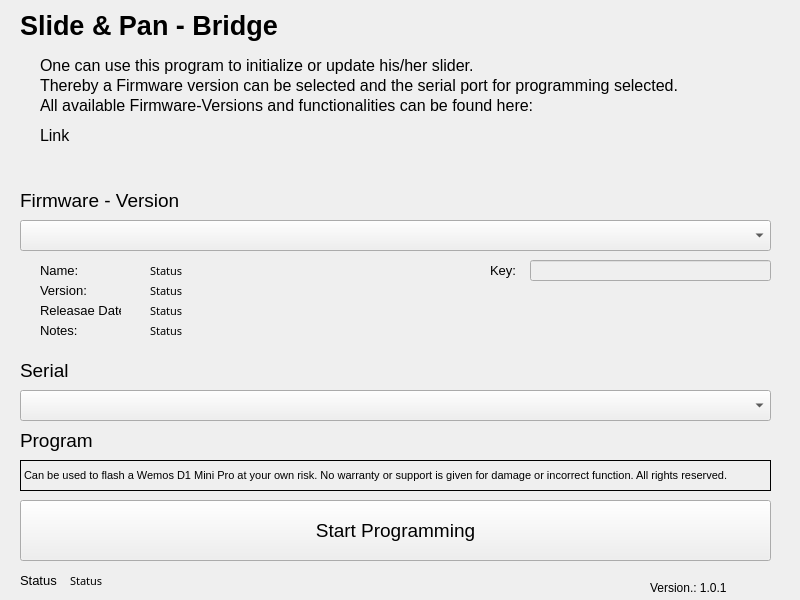
<?xml version="1.0" encoding="UTF-8"?>
<ui version="4.0">
 <class>MainWindow</class>
 <widget class="QMainWindow" name="MainWindow">
  <property name="geometry">
   <rect>
    <x>0</x>
    <y>0</y>
    <width>800</width>
    <height>600</height>
   </rect>
  </property>
  <property name="sizePolicy">
   <sizepolicy hsizetype="Fixed" vsizetype="Fixed">
    <horstretch>0</horstretch>
    <verstretch>0</verstretch>
   </sizepolicy>
  </property>
  <property name="minimumSize">
   <size>
    <width>800</width>
    <height>600</height>
   </size>
  </property>
  <property name="maximumSize">
   <size>
    <width>800</width>
    <height>600</height>
   </size>
  </property>
  <property name="windowTitle">
   <string>Slide &amp; Pan - Bridge</string>
  </property>
  <widget class="QWidget" name="centralwidget">
   <widget class="QMdiArea" name="mdiArea_3">
    <property name="geometry">
     <rect>
      <x>920</x>
      <y>0</y>
      <width>461</width>
      <height>551</height>
     </rect>
    </property>
    <property name="background">
     <brush brushstyle="SolidPattern">
      <color alpha="255">
       <red>177</red>
       <green>160</green>
       <blue>160</blue>
      </color>
     </brush>
    </property>
   </widget>
   <widget class="QLabel" name="label">
    <property name="geometry">
     <rect>
      <x>20</x>
      <y>190</y>
      <width>401</width>
      <height>21</height>
     </rect>
    </property>
    <property name="font">
     <font>
      <family>MS Shell Dlg 2</family>
      <pointsize>14</pointsize>
     </font>
    </property>
    <property name="text">
     <string>Firmware - Version</string>
    </property>
   </widget>
   <widget class="QComboBox" name="comboBoxVersion">
    <property name="geometry">
     <rect>
      <x>20</x>
      <y>220</y>
      <width>751</width>
      <height>31</height>
     </rect>
    </property>
    <property name="font">
     <font>
      <pointsize>14</pointsize>
     </font>
    </property>
   </widget>
   <widget class="QLabel" name="label_2">
    <property name="geometry">
     <rect>
      <x>20</x>
      <y>360</y>
      <width>471</width>
      <height>21</height>
     </rect>
    </property>
    <property name="font">
     <font>
      <family>MS Shell Dlg 2</family>
      <pointsize>14</pointsize>
     </font>
    </property>
    <property name="text">
     <string>Serial</string>
    </property>
   </widget>
   <widget class="QComboBox" name="comboBoxSerial">
    <property name="geometry">
     <rect>
      <x>20</x>
      <y>390</y>
      <width>751</width>
      <height>31</height>
     </rect>
    </property>
    <property name="font">
     <font>
      <pointsize>14</pointsize>
     </font>
    </property>
   </widget>
   <widget class="QPushButton" name="pushButtonStart">
    <property name="geometry">
     <rect>
      <x>20</x>
      <y>500</y>
      <width>751</width>
      <height>61</height>
     </rect>
    </property>
    <property name="font">
     <font>
      <pointsize>14</pointsize>
     </font>
    </property>
    <property name="text">
     <string>Start Programming</string>
    </property>
   </widget>
   <widget class="QLabel" name="label_3">
    <property name="geometry">
     <rect>
      <x>20</x>
      <y>430</y>
      <width>491</width>
      <height>21</height>
     </rect>
    </property>
    <property name="font">
     <font>
      <family>MS Shell Dlg 2</family>
      <pointsize>14</pointsize>
     </font>
    </property>
    <property name="text">
     <string>Program</string>
    </property>
   </widget>
   <widget class="QLabel" name="label_4">
    <property name="geometry">
     <rect>
      <x>20</x>
      <y>570</y>
      <width>151</width>
      <height>21</height>
     </rect>
    </property>
    <property name="font">
     <font>
      <family>MS Shell Dlg 2</family>
      <pointsize>10</pointsize>
     </font>
    </property>
    <property name="text">
     <string>Status</string>
    </property>
   </widget>
   <widget class="QLabel" name="labelStatus">
    <property name="geometry">
     <rect>
      <x>70</x>
      <y>560</y>
      <width>1400</width>
      <height>41</height>
     </rect>
    </property>
    <property name="font">
     <font>
      <family>BuRGfont TTF</family>
      <pointsize>8</pointsize>
     </font>
    </property>
    <property name="text">
     <string>Status</string>
    </property>
   </widget>
   <widget class="QLabel" name="label_5">
    <property name="geometry">
     <rect>
      <x>40</x>
      <y>260</y>
      <width>41</width>
      <height>21</height>
     </rect>
    </property>
    <property name="font">
     <font>
      <family>MS Shell Dlg 2</family>
      <pointsize>10</pointsize>
     </font>
    </property>
    <property name="text">
     <string>Name:</string>
    </property>
   </widget>
   <widget class="QLabel" name="label_6">
    <property name="geometry">
     <rect>
      <x>40</x>
      <y>280</y>
      <width>51</width>
      <height>21</height>
     </rect>
    </property>
    <property name="font">
     <font>
      <family>MS Shell Dlg 2</family>
      <pointsize>10</pointsize>
     </font>
    </property>
    <property name="text">
     <string>Version:</string>
    </property>
   </widget>
   <widget class="QLabel" name="label_7">
    <property name="geometry">
     <rect>
      <x>40</x>
      <y>300</y>
      <width>81</width>
      <height>21</height>
     </rect>
    </property>
    <property name="font">
     <font>
      <family>MS Shell Dlg 2</family>
      <pointsize>10</pointsize>
     </font>
    </property>
    <property name="text">
     <string>Releasae Date:</string>
    </property>
   </widget>
   <widget class="QLabel" name="label_8">
    <property name="geometry">
     <rect>
      <x>40</x>
      <y>320</y>
      <width>51</width>
      <height>21</height>
     </rect>
    </property>
    <property name="font">
     <font>
      <family>MS Shell Dlg 2</family>
      <pointsize>10</pointsize>
     </font>
    </property>
    <property name="text">
     <string>Notes:</string>
    </property>
   </widget>
   <widget class="QLabel" name="labelFirmwareName">
    <property name="geometry">
     <rect>
      <x>150</x>
      <y>250</y>
      <width>650</width>
      <height>41</height>
     </rect>
    </property>
    <property name="font">
     <font>
      <family>BuRGfont TTF</family>
      <pointsize>8</pointsize>
     </font>
    </property>
    <property name="text">
     <string>Status</string>
    </property>
   </widget>
   <widget class="QLabel" name="labelFirmwareVersion">
    <property name="geometry">
     <rect>
      <x>150</x>
      <y>270</y>
      <width>650</width>
      <height>41</height>
     </rect>
    </property>
    <property name="font">
     <font>
      <family>BuRGfont TTF</family>
      <pointsize>8</pointsize>
     </font>
    </property>
    <property name="text">
     <string>Status</string>
    </property>
   </widget>
   <widget class="QLabel" name="labelFirmwareReleaseDate">
    <property name="geometry">
     <rect>
      <x>150</x>
      <y>290</y>
      <width>650</width>
      <height>41</height>
     </rect>
    </property>
    <property name="font">
     <font>
      <family>BuRGfont TTF</family>
      <pointsize>8</pointsize>
     </font>
    </property>
    <property name="text">
     <string>Status</string>
    </property>
   </widget>
   <widget class="QLabel" name="labelFirmwareNotes">
    <property name="geometry">
     <rect>
      <x>150</x>
      <y>310</y>
      <width>650</width>
      <height>41</height>
     </rect>
    </property>
    <property name="font">
     <font>
      <family>BuRGfont TTF</family>
      <pointsize>8</pointsize>
     </font>
    </property>
    <property name="text">
     <string>Status</string>
    </property>
   </widget>
   <widget class="QLineEdit" name="lineEditFirmwareKey">
    <property name="enabled">
     <bool>false</bool>
    </property>
    <property name="geometry">
     <rect>
      <x>530</x>
      <y>260</y>
      <width>241</width>
      <height>21</height>
     </rect>
    </property>
    <property name="placeholderText">
     <string extracomment="Firmware-Key"/>
    </property>
   </widget>
   <widget class="QLabel" name="label_9">
    <property name="geometry">
     <rect>
      <x>490</x>
      <y>260</y>
      <width>41</width>
      <height>21</height>
     </rect>
    </property>
    <property name="font">
     <font>
      <family>MS Shell Dlg 2</family>
      <pointsize>10</pointsize>
     </font>
    </property>
    <property name="text">
     <string>Key:</string>
    </property>
   </widget>
   <widget class="QLabel" name="label_10">
    <property name="geometry">
     <rect>
      <x>20</x>
      <y>0</y>
      <width>471</width>
      <height>51</height>
     </rect>
    </property>
    <property name="font">
     <font>
      <family>MS Shell Dlg 2</family>
      <pointsize>20</pointsize>
      <weight>75</weight>
      <bold>true</bold>
     </font>
    </property>
    <property name="text">
     <string>Slide &amp; Pan - Bridge</string>
    </property>
   </widget>
   <widget class="QLabel" name="label_11">
    <property name="geometry">
     <rect>
      <x>20</x>
      <y>460</y>
      <width>751</width>
      <height>31</height>
     </rect>
    </property>
    <property name="font">
     <font>
      <pointsize>8</pointsize>
     </font>
    </property>
    <property name="autoFillBackground">
     <bool>true</bool>
    </property>
    <property name="frameShape">
     <enum>QFrame::Panel</enum>
    </property>
    <property name="text">
     <string>Can be used to flash a Wemos D1 Mini Pro at your own risk. No warranty or support is given for damage or incorrect function. All rights reserved.</string>
    </property>
   </widget>
   <widget class="QLabel" name="label_12">
    <property name="geometry">
     <rect>
      <x>40</x>
      <y>50</y>
      <width>731</width>
      <height>31</height>
     </rect>
    </property>
    <property name="font">
     <font>
      <pointsize>12</pointsize>
     </font>
    </property>
    <property name="text">
     <string>One can use this program to initialize or update his/her slider.</string>
    </property>
   </widget>
   <widget class="QLabel" name="label_13">
    <property name="geometry">
     <rect>
      <x>40</x>
      <y>70</y>
      <width>741</width>
      <height>31</height>
     </rect>
    </property>
    <property name="font">
     <font>
      <pointsize>12</pointsize>
     </font>
    </property>
    <property name="text">
     <string>Thereby a Firmware version can be selected and the serial port for programming selected.</string>
    </property>
   </widget>
   <widget class="QLabel" name="label_14">
    <property name="geometry">
     <rect>
      <x>40</x>
      <y>90</y>
      <width>731</width>
      <height>31</height>
     </rect>
    </property>
    <property name="font">
     <font>
      <pointsize>12</pointsize>
     </font>
    </property>
    <property name="text">
     <string>All available Firmware-Versions and functionalities can be found here:</string>
    </property>
   </widget>
   <widget class="QLabel" name="labelLink">
    <property name="geometry">
     <rect>
      <x>40</x>
      <y>120</y>
      <width>731</width>
      <height>31</height>
     </rect>
    </property>
    <property name="font">
     <font>
      <pointsize>12</pointsize>
     </font>
    </property>
    <property name="text">
     <string>Link</string>
    </property>
   </widget>
   <widget class="QLabel" name="label_16">
    <property name="geometry">
     <rect>
      <x>650</x>
      <y>580</y>
      <width>221</width>
      <height>16</height>
     </rect>
    </property>
    <property name="text">
     <string>Version.: 1.0.1</string>
    </property>
   </widget>
  </widget>
 </widget>
 <resources/>
 <connections/>
</ui>
